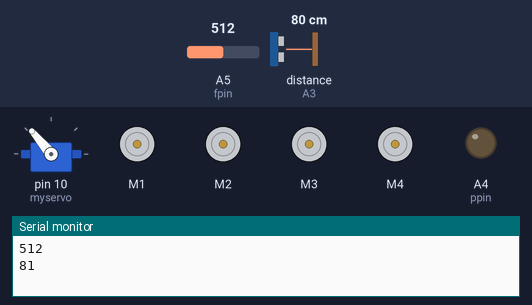
Bench run of a sketch on a simulated Arduino Uno, built with avr-gcc and run on an emulated ATmega328P. Parts: servo, 4 × DC motor (green arrow = forward, orange = backward, longer = faster), output pins drawn as LEDs (lit = HIGH), the last lines printed to the serial monitor. The inputs (shaded band) are chosen by the test bench; at power-on: A5 (fpin) = 512, distance to the obstacle (sensor on A3) 80 cm. The echo pulse lasts 58.3 µs per cm.

Above: at 3.7 s.
3.8 s: A5 (fpin) set to 106
7.3 s: A5 (fpin) set to 92
At 9.0 s:
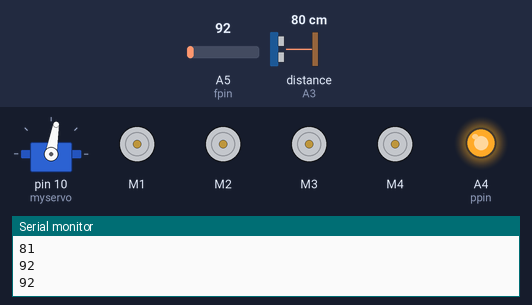
9.3 s: A5 (fpin) set to 110
At 10.5 s:
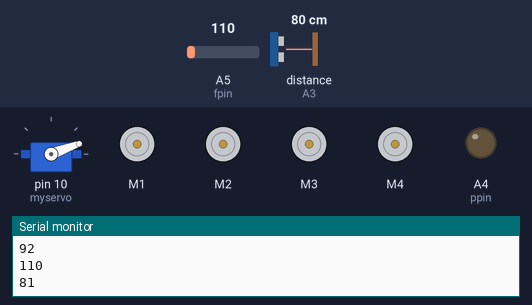
13.9 s: distance to the obstacle (sensor on A3) set to 20 cm
17.7 s: distance to the obstacle (sensor on A3) set to 16 cm
At 22.7 s:
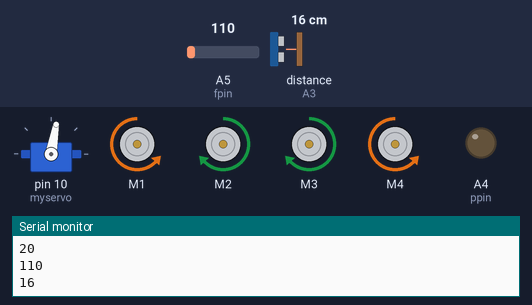
23.0 s: A5 (fpin) set to 90
At 28.6 s:
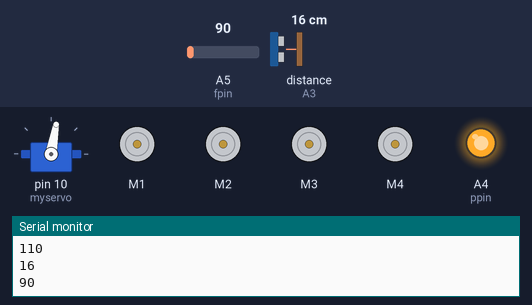
Timing chart, 0 to 29.2 s (numbered marks = the images above; inputs shaded):
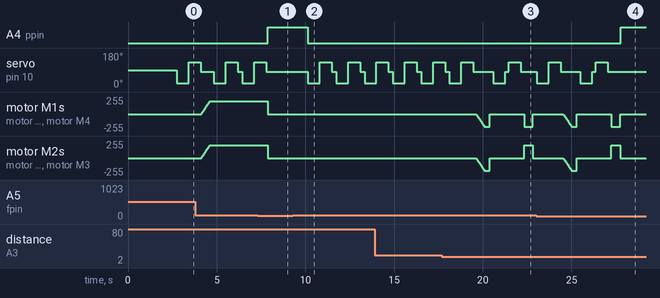

The sketch:

affr.ino
```cpp
#include <AFMotor.h>
#include <NewPing.h>
#include <Servo.h>

#define TRIG_PIN A2
#define ECHO_PIN A3
#define MAX_DISTANCE 200
#define MAX_SPEED 190 // sets speed of DC  motors
#define MAX_SPEED_OFFSET 20
#define ppin A4
#define fpin A5
NewPing sonar(TRIG_PIN, ECHO_PIN, MAX_DISTANCE);

AF_DCMotor motor1(1, MOTOR12_1KHZ);
AF_DCMotor motor2(2, MOTOR12_1KHZ);
AF_DCMotor motor3(3, MOTOR34_1KHZ);
AF_DCMotor motor4(4, MOTOR34_1KHZ);
Servo myservo;

boolean goesForward=false;

int distance = 100;
int speedSet = 0;
int fire = analogRead(A5);


void setup() {

  pinMode(fpin, INPUT);
  pinMode(ppin, OUTPUT);

  myservo.attach(10);
  myservo.write(90);
  delay(2000);
  distance = readPing();
  delay(100);
  distance = readPing();
  delay(100);
  distance = readPing();
  delay(100);
  Serial.begin(9600);
}

void loop() {

 //analogWrite(ppin, 0);
 delay(40);
 int fire = analogRead(A5);
 Serial.println(fire);
 if(fire<=100){
    dfire();
    delay(1000);
  }else
  {
    distance = readPing();
    Serial.println(distance);
    delay(100);
    analogWrite(ppin, 0);
    int distanceR = lookRight();
    int distanceL =  lookLeft();
    delay(40);

    if(distance<=17)
    {
      moveStop();
      delay(100);
      moveBackward();
      delay(300);
      moveStop();
      delay(200);
      distanceR = lookRight();
      delay(200);
      distanceL = lookLeft();
      delay(200);

      if(distanceR>=distanceL)
      {
        turnLeft();
        moveStop();
      }
      else
      {

        turnRight();
        moveStop();
      }
     }else
     {
      moveForward();
     }
  }
}

int lookRight()
{
    myservo.write(20);
    delay(500);
    int distance = readPing();
    delay(100);
    myservo.write(80);
    return distance;
}

int lookLeft()
{
    myservo.write(130);
    delay(500);
    int distance = readPing();
    delay(100);
    myservo.write(80);
    return distance;
    delay(100);
}

int readPing() {
  delay(70);
  int cm = sonar.ping_cm();
  if(cm==0)
  {
    cm = 250;
  }
  return cm;
}

void dfire() {
  motor1.run(RELEASE);
  motor2.run(RELEASE);
  motor3.run(RELEASE);
  motor4.run(RELEASE);

  analogWrite(ppin, 255);
}

void moveStop() {
  motor1.run(RELEASE);
  motor2.run(RELEASE);
  motor3.run(RELEASE);
  motor4.run(RELEASE);
  }

void moveForward() {

 if(!goesForward)
  {
    goesForward=true;
    motor1.run(FORWARD);
    motor2.run(FORWARD);
    motor3.run(FORWARD);
    motor4.run(FORWARD);
   for (speedSet = 0; speedSet < MAX_SPEED; speedSet +=2) // slowly bring the speed up to avoid loading down the batteries too quickly
   {
    motor1.setSpeed(speedSet);
    motor2.setSpeed(speedSet);
    motor3.setSpeed(speedSet);
    motor4.setSpeed(speedSet);
    delay(5);
   }
  }
}

void moveBackward() {
    goesForward=false;
    motor1.run(BACKWARD);
    motor2.run(BACKWARD);
    motor3.run(BACKWARD);
    motor4.run(BACKWARD);
  for (speedSet = 0; speedSet < MAX_SPEED; speedSet +=2) // slowly bring the speed up to avoid loading down the batteries too quickly
  {
    motor1.setSpeed(speedSet);
    motor2.setSpeed(speedSet);
    motor3.setSpeed(speedSet);
    motor4.setSpeed(speedSet);
    delay(5);
  }
}

void turnRight() {
  motor1.run(FORWARD);
  motor2.run(BACKWARD);
  motor3.run(BACKWARD);
  motor4.run(FORWARD);
  delay(500);
}

void turnLeft() {
  motor1.run(BACKWARD);
  motor2.run(FORWARD);
  motor3.run(FORWARD);
  motor4.run(BACKWARD);
  delay(500);
}
```

Measured:
- the behaviour switches between 101 and 100 on A5 (fpin) (found by bisection; images 0 and 1)
- the behaviour switches between 18 and 17 cm on distance to the obstacle (sensor on A3) (found by bisection; images 2 and 3)
- after the input at 7.3 s, A4 (ppin): LOW → HIGH after 0.57 s; servo on pin 10 (myservo): goes on until 7.8 s, then stays 80°; motor M1–4: forward 188/255 → stopped after 0.57 s
- after the input at 9.3 s, A4 (ppin): HIGH → LOW after 0.82 s; servo on pin 10 (myservo): 80° → 20° after 0.82 s, → 130° 0.68 s later, → 80° 0.68 s later, → 20° 0.26 s later, … (7 changes in this stretch)
- after the input at 17.7 s, motor M1, motor M4: ramps from stopped to backward 188/255 and jumps back, once every 2.4 s
- after the input at 23.0 s, A4 (ppin): LOW → HIGH after 4.8 s
